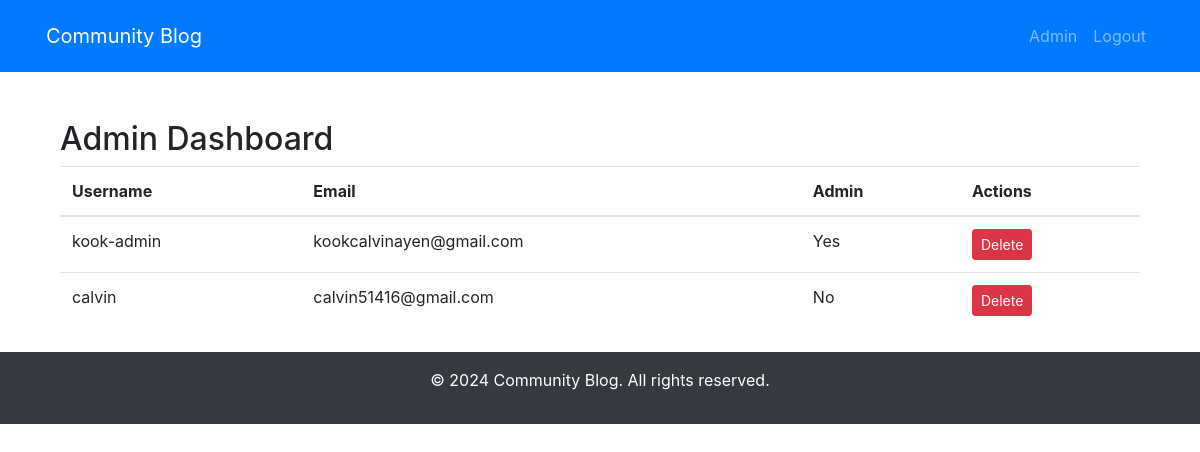
The page /admin (signed in) on the database its author committed.
### app/models.py (models this page shows, shortened)
class User(db.Model, UserMixin):
    id = db.Column(db.Integer, primary_key=True)
    username = db.Column(db.String(150), unique=True, nullable=False)
    email = db.Column(db.String(120), unique=True, nullable=False)
    img = db.Column(db.String(20), nullable=False, default='default.jpg')
    password = db.Column(db.String(60), nullable=False)
    bio = db.Column(db.String(500))
    is_active = db.Column(db.Boolean, default=False)
    is_admin = db.Column(db.Boolean, default=False)
    posts = db.relationship('Post', backref='author', lazy='dynamic')
    sent_messages = db.relationship('UserMessage', foreign_keys='UserMessage.sender_id', backref='author', lazy=True)
    received_messages = db.relationship('UserMessage', foreign_keys='UserMessage.receiver_id', backref='receiver', lazy=True)
    notifications = db.relationship('Notification', backref='user', lazy=True)
    followed = db.relationship(
        'User', secondary=followers,
        primaryjoin=(followers.c.follower_id == id),
        secondaryjoin=(followers.c.followed_id == id),
        backref=db.backref('followers', lazy='dynamic'), lazy='dynamic'
    )

### app/routes.py (the view)
@app.route('/admin')
@login_required
@admin_required
def admin():
    users = User.query.all()
    return render_template('admin.html', users=users)

### app/routes.py (called while the page is built)
@login_manager.user_loader
def load_user(user_id):
    return User.query.get(int(user_id))

@app.context_processor
def inject_notifications():
    if current_user.is_authenticated:
        unread_count = UserMessage.query.filter_by(receiver_id=current_user.id, read=False).count()
        return dict(unread_count=unread_count)
    return dict(unread_count=0)

### app/templates/admin.html
{% extends "index.html" %}
{% block content %}
<div class="container mt-5">
    <h2>Admin Dashboard</h2>
    <table class="table">
        <thead>
            <tr>
                <th scope="col">Username</th>
                <th scope="col">Email</th>
                <th scope="col">Admin</th>
                <th scope="col">Actions</th>
            </tr>
        </thead>
        <tbody>
            {% for user in users %}
            <tr>
                <td>{{ user.username }}</td>
                <td>{{ user.email }}</td>
                <td>{{ 'Yes' if user.is_admin else 'No' }}</td>
                <td>
                    <form action="{{ url_for('delete_user', user_id=user.id) }}" method="post">
                        <button type="submit" class="btn btn-danger btn-sm">Delete</button>
                    </form>
                </td>
            </tr>
            {% endfor %}
        </tbody>
    </table>
</div>
{% endblock %}

### rows shown on the page
User: username "kook-admin", email "kookcalvinayen@gmail.com", is_admin "Yes"
User: username "calvin", email "calvin51416@gmail.com", is_admin "No"
